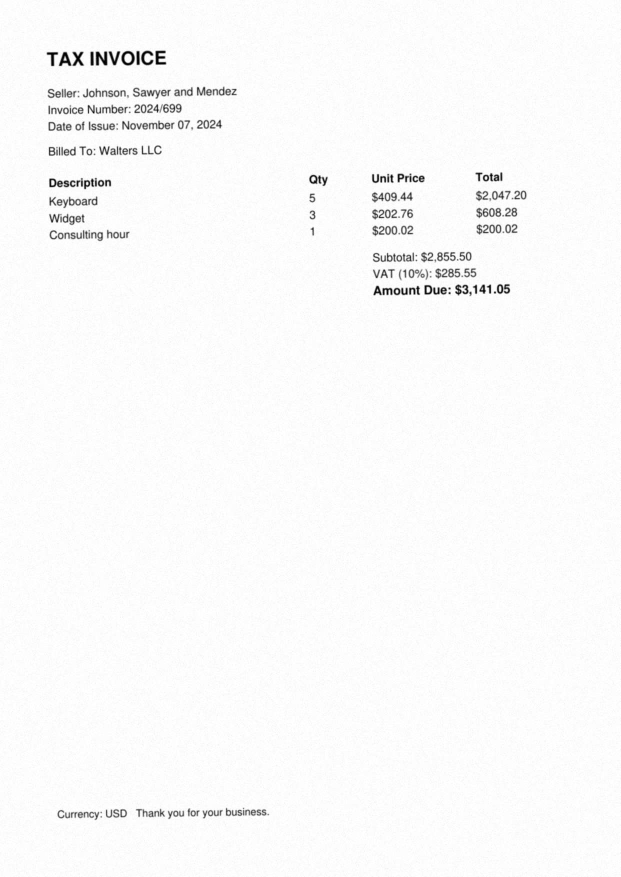
#> input picture backend/eval/dataset/scan_01_D.jpg, 1241 x 1754 px (shown at 1/2 size)
$ python -i ocr.py   (imports and definitions only)
#> lines starting #> are read from the running program, lines starting #| are printed output that depends on the picture; after the words box and inside, x2 and y2 are one past the last pixel; in counts of white or black regions, pixels touching at a corner belong together
"""Image preprocessing + Tesseract OCR."""
import io
import cv2
import numpy as np
import pytesseract
from PIL import Image, ImageOps
from ..config import settings
from .errors import CorruptFileError

MAX_SIDE = 4500


def pil_to_gray(img: Image.Image) -> np.ndarray:
    img = ImageOps.exif_transpose(img)
    if img.mode in ("RGBA", "LA", "P"):
        bg = Image.new("RGB", img.size, "white")
        rgba = img.convert("RGBA")
        bg.paste(rgba, mask=rgba.split()[3])
        img = bg
    return np.array(img.convert("L"))


def _deskew(gray: np.ndarray) -> np.ndarray:
    inv = cv2.threshold(gray, 0, 255, cv2.THRESH_BINARY_INV + cv2.THRESH_OTSU)[1]
    coords = cv2.findNonZero(inv)
    if coords is None or len(coords) < 200:
        return gray
    angle = cv2.minAreaRect(coords)[-1]
    angle = angle - 90 if angle > 45 else angle
    if abs(angle) < 0.3 or abs(angle) > 15:
        return gray
    h, w = gray.shape
    m = cv2.getRotationMatrix2D((w / 2, h / 2), angle, 1.0)
    return cv2.warpAffine(gray, m, (w, h), flags=cv2.INTER_CUBIC, borderMode=cv2.BORDER_REPLICATE)


def preprocess(gray: np.ndarray) -> np.ndarray:
    h, w = gray.shape
    if max(h, w) < 2400:                                   # Tesseract works best near ~300 dpi -> upscale (max 2.5x)
        s = min(2400 / max(h, w), 2.5)
        gray = cv2.resize(gray, None, fx=s, fy=s, interpolation=cv2.INTER_CUBIC)
    elif max(h, w) > MAX_SIDE:
        s = MAX_SIDE / max(h, w)
        gray = cv2.resize(gray, None, fx=s, fy=s, interpolation=cv2.INTER_AREA)
    gray = cv2.fastNlMeansDenoising(gray, None, 10, 7, 21)
    gray = _deskew(gray)
    return cv2.threshold(gray, 0, 255, cv2.THRESH_BINARY + cv2.THRESH_OTSU)[1]


def ocr_array(gray: np.ndarray) -> tuple[str, float]:
    """Preprocess and OCR; returns (text, mean word confidence 0..1)."""
    proc = preprocess(gray)
    cfg = "--psm 6"
    data = pytesseract.image_to_data(proc, lang=settings.ocr_lang, config=cfg,
                                     output_type=pytesseract.Output.DICT, timeout=120)
    lines, confs, cur, key = [], [], [], None
    for i, word in enumerate(data["text"]):
        word = word.strip()
        if not word:
            continue
        k = (data["block_num"][i], data["par_num"][i], data["line_num"][i])
        if key is not None and k != key:
            lines.append(" ".join(cur)); cur = []
        key = k
        cur.append(word)
        c = float(data["conf"][i])
        if c >= 0:
            confs.append(c)
    if cur:
        lines.append(" ".join(cur))
    return "\n".join(lines), (float(np.mean(confs)) / 100 if confs else 0.0)


def ocr_png_bytes(png: bytes) -> tuple[str, float]:
    try:
        img = Image.open(io.BytesIO(png))
        return ocr_array(pil_to_gray(img))
    except pytesseract.TesseractError as e:
        raise CorruptFileError(f"OCR failed: {e}")

>>> import cv2
>>> picture = cv2.imread('../../eval/dataset/scan_01_D.jpg', cv2.IMREAD_GRAYSCALE)
#> picture is the input picture: shape (1754, 1241); min 0, max 255, mean 249.9
>>> result = preprocess(picture)
#> in _deskew, `inv = cv2.threshold(gray, 0, 255, cv2.THRESH_BINARY_INV + cv2.THRESH_O..`:
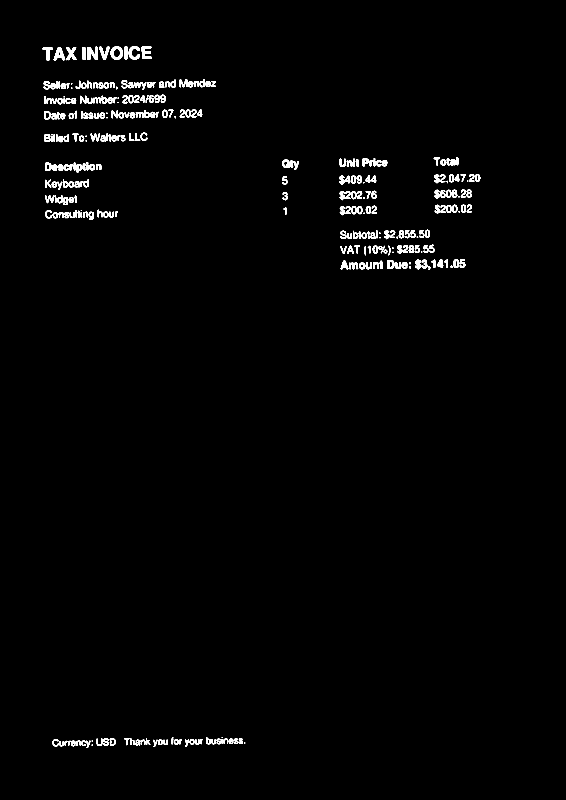
#> inv: shape (2400, 1698) (shown at 1/3 size); 1.4% white; 303 white regions (28 under 20 px), largest, box (x1, y1, x2, y2) and area: (262, 140, 294, 180) 889, (332, 139, 369, 180) 815, (425, 138, 455, 177) 778
#> in _deskew, `coords = cv2.findNonZero(inv)`: coords = contour of 55718 points, box (x1, y1, x2, y2) (128, 138, 1441, 2244), area 1092915
#> in _deskew, `angle = cv2.minAreaRect(coords)[-1]`: angle = -0.799
#> in _deskew, `m = cv2.getRotationMatrix2D((w / 2, h / 2), angle, 1.0)`: m = [[1, -0.0139, 16.81], [0.0139, 1, -11.72]]
#> in _deskew, `return cv2.warpAffine(gray, m, (w, h), flags=cv2.INTER_CUBIC, borderMo..`:
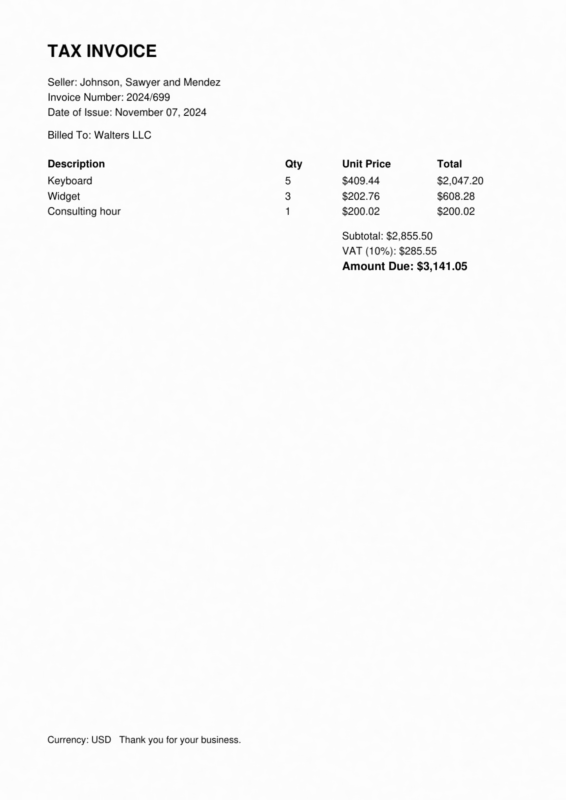
#> returned value: shape (2400, 1698) (shown at 1/3 size); min 0, max 255, mean 249.9
#> in preprocess, `return cv2.threshold(gray, 0, 255, cv2.THRESH_BINARY + cv2.THRESH_OTSU..`:
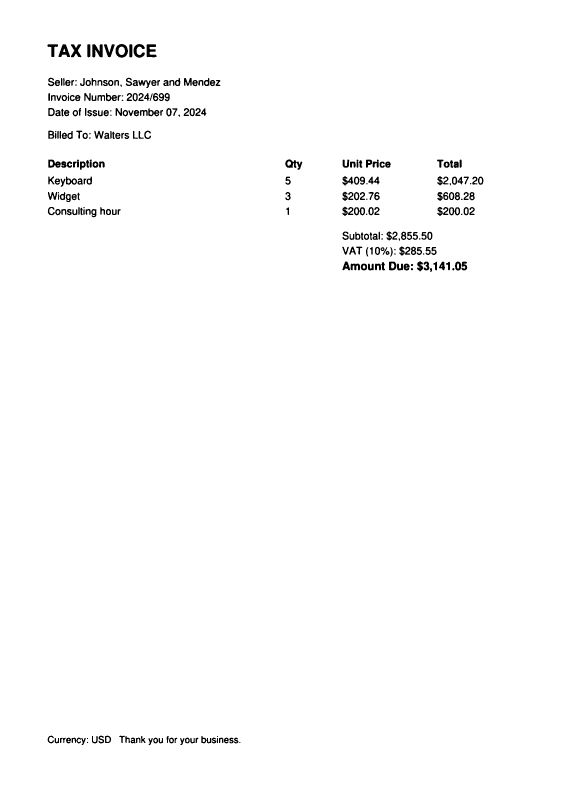
#> returned value: shape (2400, 1698) (shown at 1/3 size); 98.6% white; 304 black regions (29 under 20 px), largest, box (x1, y1, x2, y2) and area: (277, 133, 308, 172) 875, (347, 132, 384, 173) 811, (440, 133, 470, 172) 765

$ run again, on backend/eval/dataset/scan_05_D.jpg
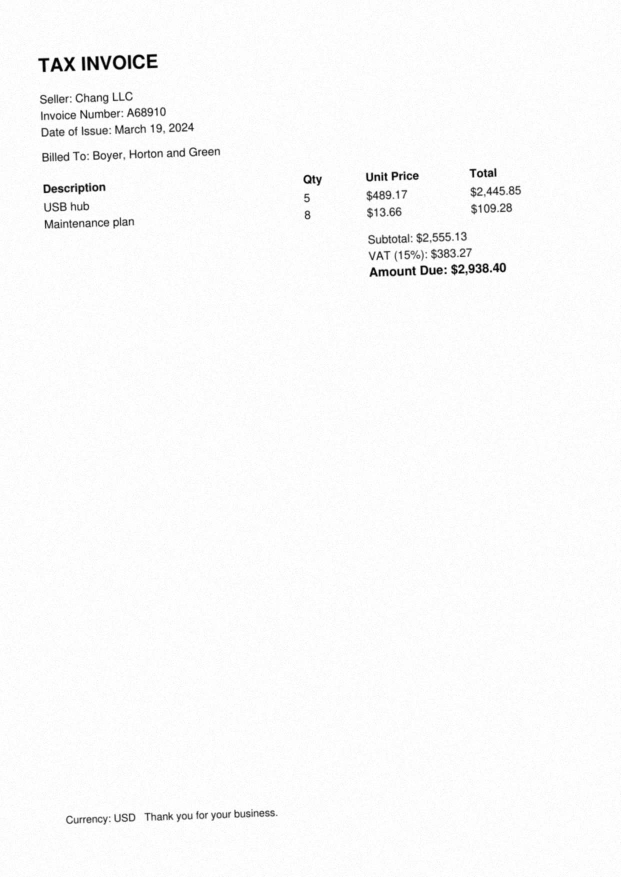
#> input picture backend/eval/dataset/scan_05_D.jpg, 1241 x 1754 px (shown at 1/2 size)
#> picture is the input picture: shape (1754, 1241); min 0, max 255, mean 250.1
#> in _deskew, `inv = cv2.threshold(gray, 0, 255, cv2.THRESH_BINARY_INV + cv2.THRESH_O..`:
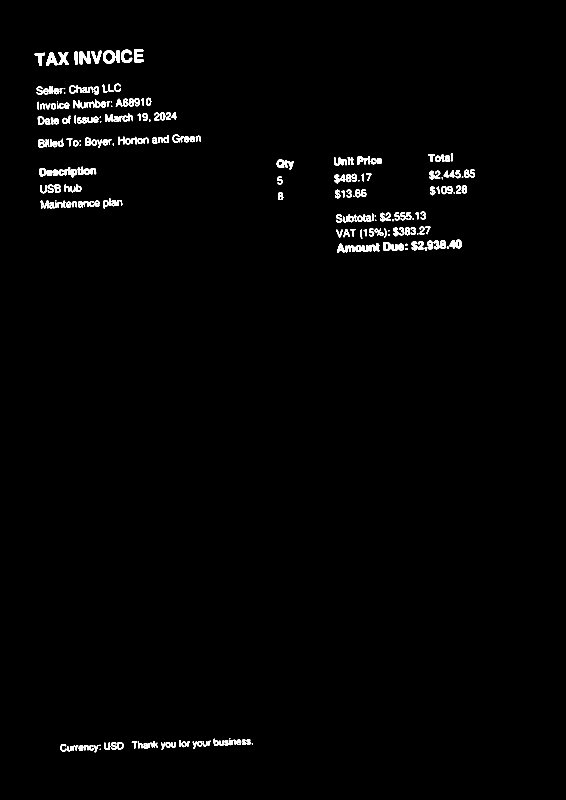
#> inv: shape (2400, 1698) (shown at 1/3 size); 1.2% white; 267 white regions (25 under 20 px), largest, box (x1, y1, x2, y2) and area: (238, 153, 271, 193) 885, (309, 151, 346, 191) 816, (402, 148, 432, 187) 767
#> coords = contour of 49827 points, box (x1, y1, x2, y2) (104, 148, 1425, 2257), area 914938
#> angle = -2.12
#> m = [[0.999, -0.0369, 44.91], [0.0369, 0.999, -30.54]]
#> in preprocess, `return cv2.threshold(gray, 0, 255, cv2.THRESH_BINARY + cv2.THRESH_OTSU..`:
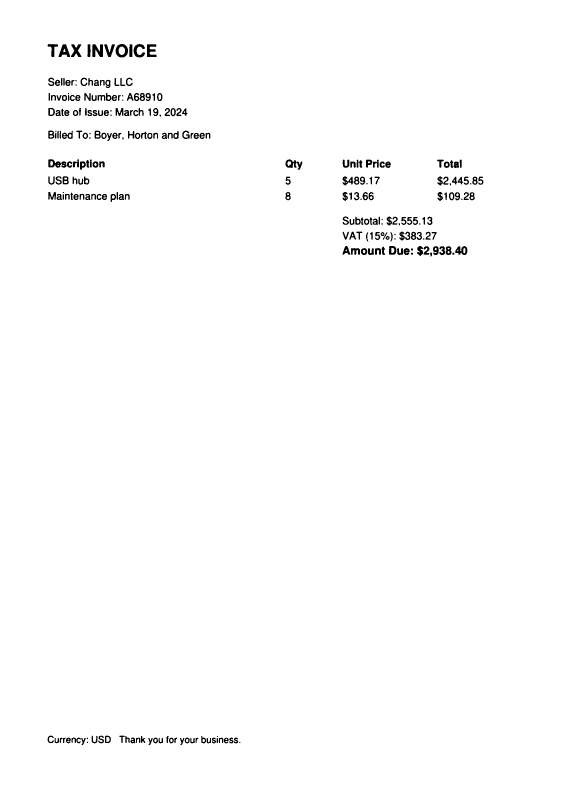
#> returned value: shape (2400, 1698) (shown at 1/3 size); 98.8% white; 269 black regions (25 under 20 px), largest, box (x1, y1, x2, y2) and area: (277, 132, 309, 171) 882, (347, 132, 384, 172) 810, (441, 133, 470, 171) 723

$ run again, on backend/eval/dataset/scan_09_D.jpg
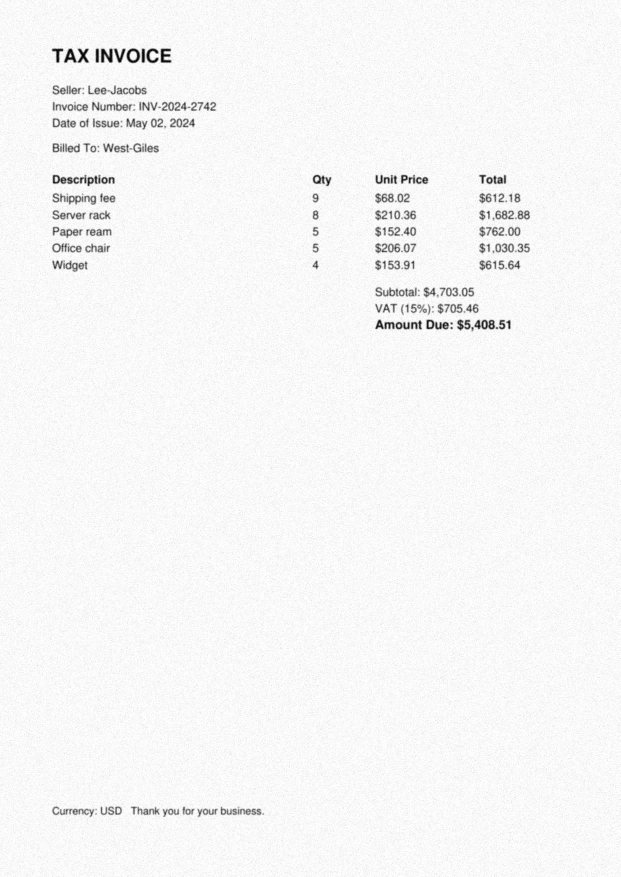
#> input picture backend/eval/dataset/scan_09_D.jpg, 1241 x 1754 px (shown at 1/2 size)
#> picture is the input picture: shape (1754, 1241); min 0, max 255, mean 246.2
#> in _deskew, `inv = cv2.threshold(gray, 0, 255, cv2.THRESH_BINARY_INV + cv2.THRESH_O..`:
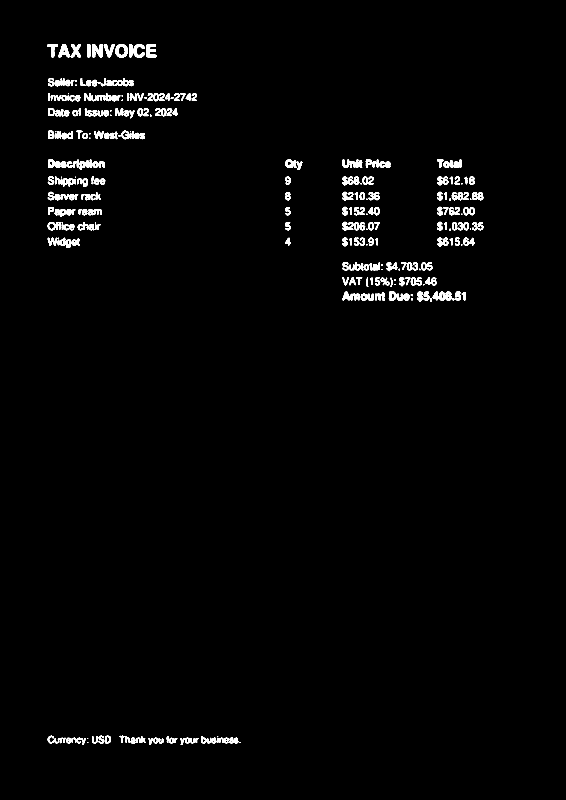
#> inv: shape (2400, 1698) (shown at 1/3 size); 1.6% white; 289 white regions (36 under 20 px), largest, box (x1, y1, x2, y2) and area: (144, 478, 217, 504) 1092, (1298, 875, 1355, 902) 1025, (276, 132, 309, 172) 933
#> coords = contour of 66532 points, box (x1, y1, x2, y2) (142, 132, 1450, 2235), area 690265
#> angle = -0.0275
#> in preprocess, `return cv2.threshold(gray, 0, 255, cv2.THRESH_BINARY + cv2.THRESH_OTSU..`:
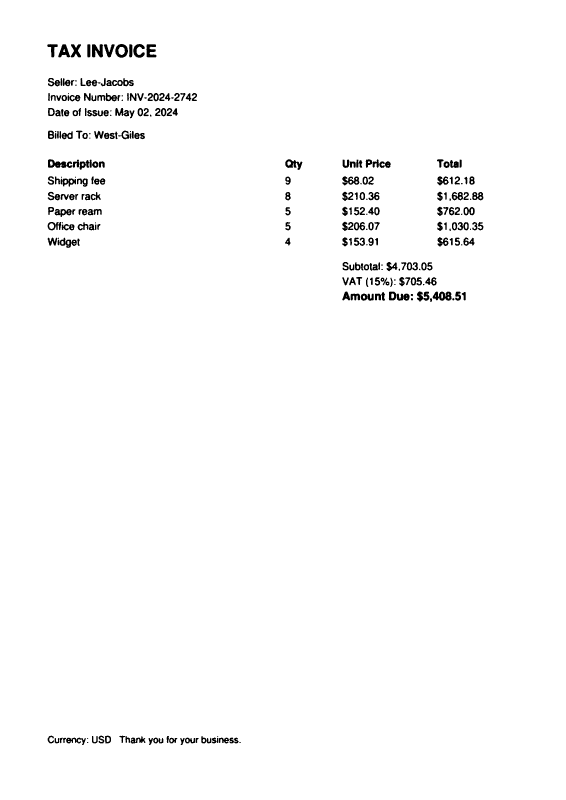
#> returned value: shape (2400, 1698) (shown at 1/3 size); 98.4% white; 289 black regions (36 under 20 px), largest, box (x1, y1, x2, y2) and area: (144, 478, 217, 504) 1092, (1298, 875, 1355, 902) 1025, (276, 132, 309, 172) 933
